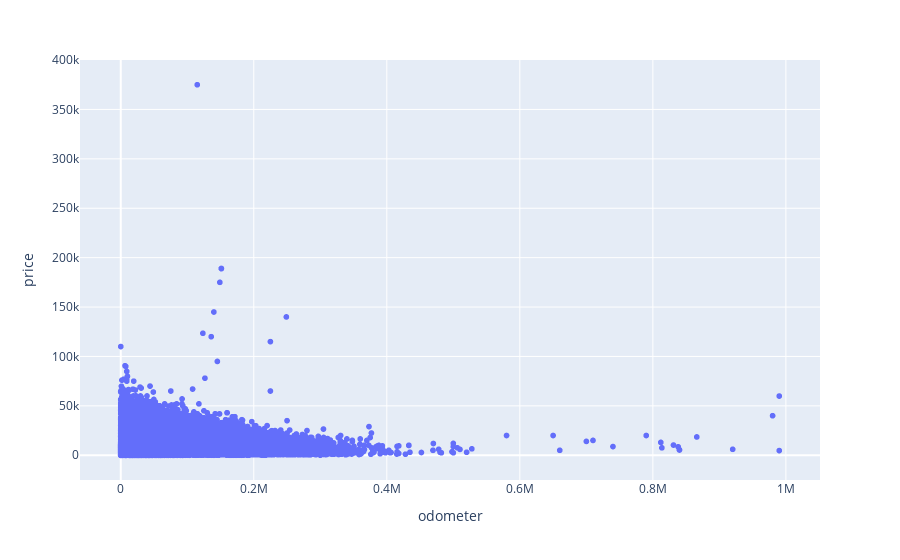

Notebook code for this chart:
### Markdown cell above
Observamos uma grande concentração de veículos anunciados com o hodômetro marcando entre 100.000 e 120.000 milhas rodadas.

### Code cell
fig = px.scatter(data, x="odometer", y="price") # criar um gráfico de dispersão
fig.show() # exibindo

### Figure 1 — Plotly figure (JSON) as saved in the notebook; plotly's stock layout.template omitted (floating-point values rounded to 4 significant figures; data arrays with more than 128 entries replaced by an {"elided": "..."} marker saying what was removed)
{"data": [{"hovertemplate": "odometer=%{x}<br>price=%{y}<extra></extra>", "legendgroup": "", "marker": {"color": "#636efa", "symbol": "circle"}, "mode": "markers", "name": "", "showlegend": false, "type": "scattergl", "x": {"elided": "51525 float values"}, "xaxis": "x", "y": {"elided": "51525 int values"}, "yaxis": "y"}], "layout": {"legend": {"tracegroupgap": 0}, "margin": {"t": 60}, "xaxis": {"anchor": "y", "domain": [0, 1], "title": {"text": "odometer"}}, "yaxis": {"anchor": "x", "domain": [0, 1], "title": {"text": "price"}}}}
